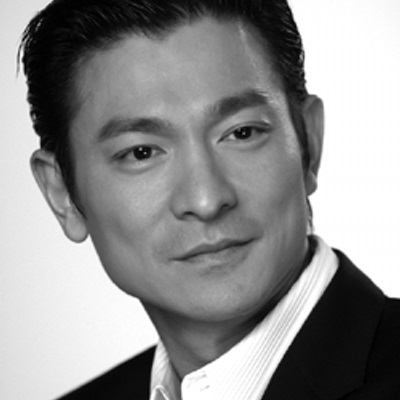
#> input picture chap03-Thresholding/andy.jpg, 400 x 400 px
$ jupyter execute 'chap03-3-thresholding-local-255-問題.ipynb'
#> lines starting #> are read from the running program, lines starting #| are printed output that depends on the picture; after the words box and inside, x2 and y2 are one past the last pixel; in counts of white or black regions, pixels touching at a corner belong together
[cell 1]
# 講解
import matplotlib.pyplot as plt
from skimage import color
andy = color.rgb2gray(plt.imread('andy.jpg')) #* 255.0 #<----------------很重要 因為彩色轉灰階會將數值0-1需要放大
#> andy: shape (400, 400) float64; min 0, max 1, mean 0.57

#andy = plt.imread('andy.jpg')

plt.imshow(andy, cmap='gray')
plt.show()
thresh = 100/255.0
thresh_image = andy > thresh
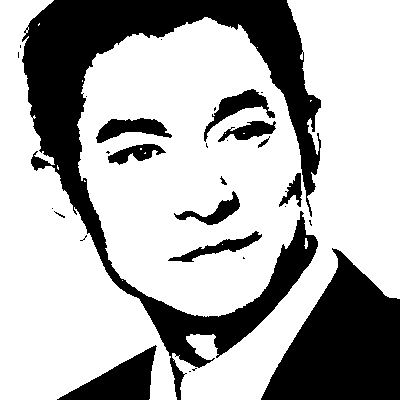
#> thresh_image: shape (400, 400) bool; 69.3% white; 29 black regions (17 under 20 px), largest, box (x1, y1, x2, y2) and area: (22, 0, 321, 400) 28545, (261, 248, 400, 400) 12885, (57, 345, 157, 400) 2559

plt.imshow(thresh_image, cmap='gray')
plt.show()
print(andy.min(), andy.max())
#| 0.0 1.0

[cell 2]
from skimage.filters import try_all_threshold
fg, ax = try_all_threshold(andy, verbose = False)
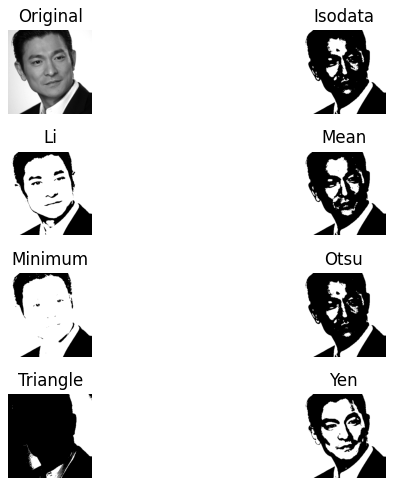
#> figure drawn by matplotlib, 8 panels

[cell 3]
from skimage.filters import threshold_local
# andy = andy * 255.0
local_value = threshold_local(image=andy, block_size=35, offset=9)
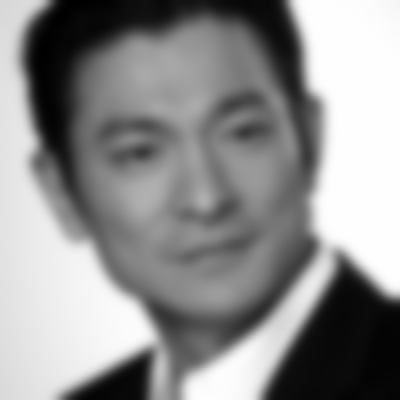
#> local_value: shape (400, 400) float64; min -8.99, max -8, mean -8.43; drawn with min black and max white
print(local_value.shape)
#| (400, 400)
local_andy = andy > local_value
#> local_andy: shape (400, 400) bool; every value is 1
plt.imshow(local_andy, cmap='gray')
plt.show()
